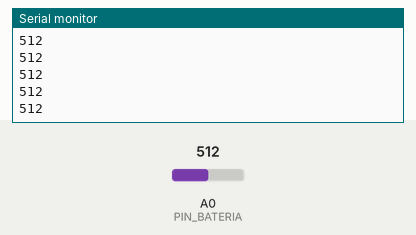
Recording of a sketch running on a simulated Arduino Uno, built with avr-gcc and run on an emulated ATmega328P. Shown: the last lines printed to the serial monitor. The test bench sets the inputs (shaded band); at power-on: A0 (PIN_BATERIA) = 512.

Above: at 1.2 s.
1.3 s: A0 (PIN_BATERIA) set to 716
At 2.1 s:
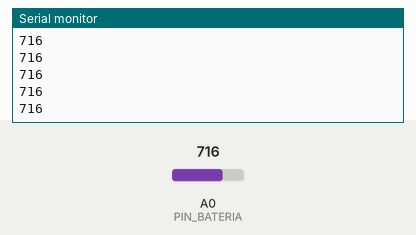
2.8 s: A0 (PIN_BATERIA) set to 900
At 3.9 s:
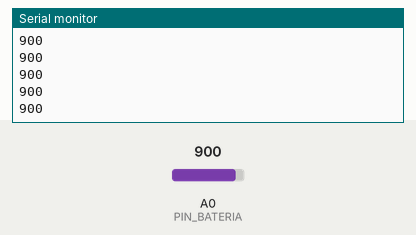
Timing chart, 0 to 5.8 s (numbered marks = the images above; inputs shaded):
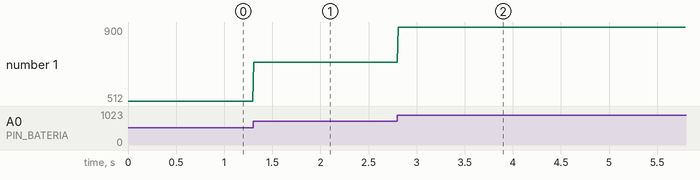

Measured:
- after the input at 1.3 s, the serial monitor: prints a new line at once (image 1)
- after the input at 2.8 s, the serial monitor: prints a new line at once (image 2)
- plotted number 1: 512 → 716 after the input at 1.3 s, 716 → 900 after the input at 2.8 s

The sketch:

fotoresistencia_bits.ino
```cpp
// Lectura en Bits de Fotoresistencia

// Definimos etiquetas
#define PIN_BATERIA   A0  // Pin voltaje de la bateria

void setup() {
  Serial.begin(115200); // Iniciamos la comunicacion serial
}

void loop() {
  int sensorValue = analogRead(PIN_BATERIA);  // Leemos la información de FR
  Serial.println(sensorValue);                // Enviamos por puerto Serial
  delay(10);                                  // Esperamos 10 ms y repetimos
}
```
